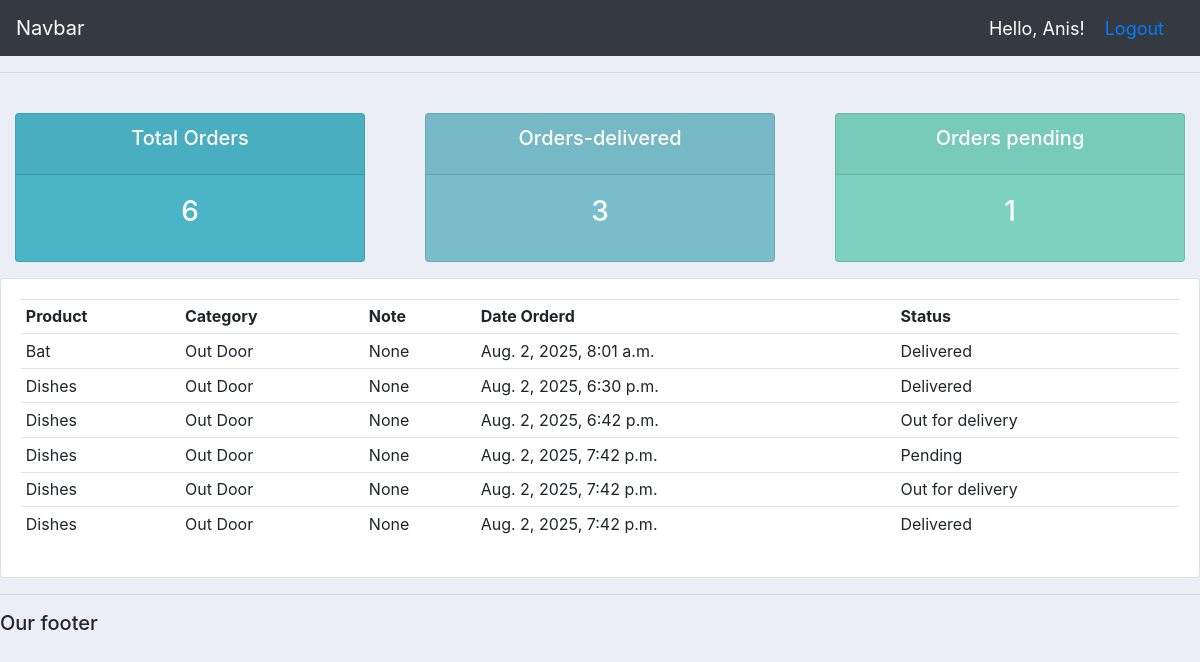
The page /user/ (signed in) on the database its author committed.
### accounts/models.py (models this page shows)
class Order(models.Model):
    STATUS = (
        ('Pending', 'Pending'),
        ('Out for delivery', 'Out for delivery'),
        ('Delivered', 'Delivered'),
    )
    customer = models.ForeignKey(Customer, null=True, on_delete=models.SET_NULL)
    product = models.ForeignKey(Product, null=True, on_delete=models.SET_NULL)
    date_created = models.DateTimeField(auto_now_add=True, null=True)
    status = models.CharField(max_length=200, null=True, choices=STATUS)
    note = models.CharField(max_length=1000, null=True, blank=True)
    def __str__(self):
        return self.product.name

class Product(models.Model):
    CATEGORY = (
        ('Indoor', 'Indoor'),
        ('Out Door', 'Out Door'),
    )
    name = models.CharField(max_length=200)
    price = models.FloatField(null=True)
    category = models.CharField(max_length=200, null=True, choices=CATEGORY)
    description = models.CharField(max_length=200)
    date_created = models.DateTimeField(auto_now_add=True, null=True)
    tags = models.ManyToManyField(Tag)
    def __str__(self):
        return self.name

### accounts/decorators.py (the view)
        def wrapper_func(request, *args, **kwargs):
            group = None
            if request.user.groups.exists():
                group = request.user.groups.all()[0].name
            if group in allowed_roles:
                return view_func(request, *args, **kwargs)
            else:
                return HttpResponse("You are not authorized to view this page.")

### accounts/views.py (called while the page is built)
@login_required(login_url='login')
@allowed_users(allowed_roles=['customer'])
def user_page(request):
    orders = request.user.customer.order_set.all()
    total_order = orders.count()
    delivered = orders.filter(status='Delivered').count()
    pending = orders.filter(status='Pending').count()
    print('orders', orders,)
    context = {'orders': orders,
               'total_order': total_order,
               'delivered': delivered,
               'pending': pending}
    return render(request, 'accounts/user.html', context)

### templates/accounts/user.html
{% extends 'accounts/main.html' %}
{% block content %}
{% include 'accounts/status.html' %}
<div class="row">
    <div class="col-md">
        <div class="card card-body">
            <table class="table table-sm">
                <tr>
                    <th>Product</th>
                    <th>Category</th>
                    <th>Note</th>
                    <th>Date Orderd</th>
                    <th>Status</th>
                </tr>
                {% for order in orders %}
                <tr>
                    <td>{{order.product}}</td>
                    <td>{{order.product.category}}</td>
                    <td class="form-group mr-2">{{order.note}}</td>
                    <td>{{order.date_created}}</td>
                    <td>{{order.status}}</td>
                </tr>
                {% endfor %}
            </table>
        </div>
    </div>
</div>
{% endblock content %}

### templates/accounts/navbar.html (shortened to what this page needs)
{% load static %}
<nav class="navbar navbar-expand-lg navbar-dark bg-dark">
    <a class="navbar-brand" href="">Navbar</a>
    <span class="hello-msg">Hello, {{ user.first_name }}!</span>
    <span class="hello-msg"><a href="{% url 'logout' %}">Logout</a></span>
  </nav>

### static/css/main.css (style rules this page uses)
body { background-color: #ebeff5; }

### templates/accounts/navbar.html (style rules this page uses)
.hello-msg { font-size: 18px; color: white; margin-right: 20px; }

### rows shown on the page
Order: product "Bat", product.category "Out Door", note "None", date_created "Aug. 2, 2025, 8:01 a.m.", status "Delivered"
Order: product "Dishes", product.category "Out Door", note "None", date_created "Aug. 2, 2025, 6:30 p.m.", status "Delivered"
Order: product "Dishes", product.category "Out Door", note "None", date_created "Aug. 2, 2025, 6:42 p.m.", status "Out for delivery"
Order: product "Dishes", product.category "Out Door", note "None", date_created "Aug. 2, 2025, 7:42 p.m.", status "Pending"
Order: product "Dishes", product.category "Out Door", note "None", date_created "Aug. 2, 2025, 7:42 p.m.", status "Out for delivery"
Order: product "Dishes", product.category "Out Door", note "None", date_created "Aug. 2, 2025, 7:42 p.m.", status "Delivered"

### other values the page prints
{{ user.first_name }} "Anis"
{{ total_order }} "6"
{{ delivered }} "3"
{{ pending }} "1"
